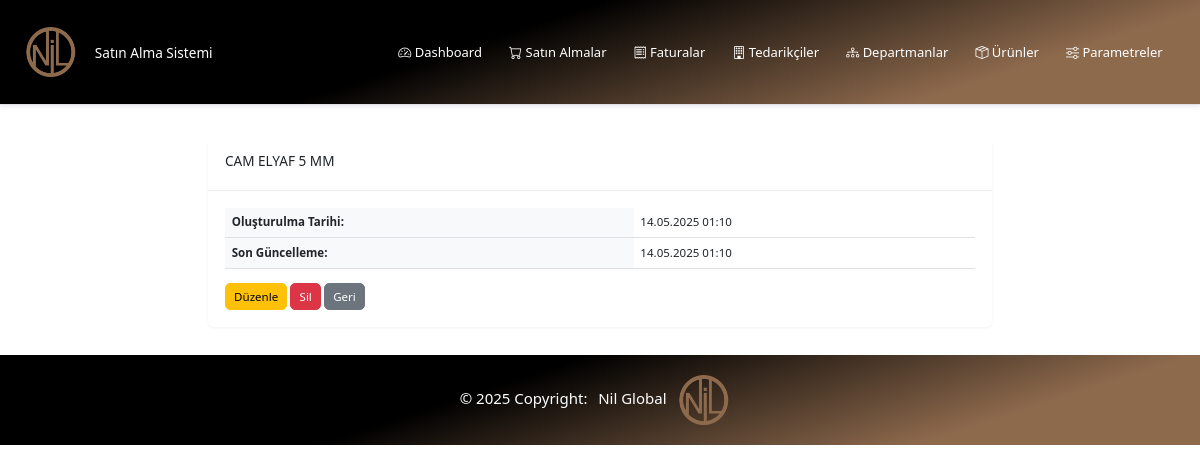
The page /urunler/9/ on the database its author committed.
### urunler/models.py (models this page shows, shortened)
class Urun(models.Model):
    ad = models.CharField(max_length=255, verbose_name="Ürün Adı")
    sira = models.PositiveIntegerField(default=0, verbose_name="Sıra")
    created_at = models.DateTimeField(auto_now_add=True)
    updated_at = models.DateTimeField(auto_now=True)
    class Meta:
        verbose_name = "Ürün"
        verbose_name_plural = "Ürünler"
        ordering = ['sira', 'ad']

### urunler/views.py (the view)
# urls.py: path('<int:pk>/', views.urun_detay, name='urun_detay'),
def urun_detay(request, pk):
    urun = get_object_or_404(Urun, pk=pk)
    return render(request, 'urunler/urun_detay.html', {'urun': urun})

### urunler/templates/urunler/urun_detay.html (shortened to what this page needs)
{% extends 'base.html' %}
{% block content %}
<div class="row">
    <div class="col-md-8 offset-md-2">
        <div class="card">
            <div class="card-header">
                <h3 class="card-title">{{ urun.ad }}</h3>
            </div>
            <div class="card-body">
                <table class="table">
                    <tr>
                        <th>Oluşturulma Tarihi:</th>
                        <td>{{ urun.created_at|date:"d.m.Y H:i" }}</td>
                    </tr>
                    <tr>
                        <th>Son Güncelleme:</th>
                        <td>{{ urun.updated_at|date:"d.m.Y H:i" }}</td>
                    </tr>
                </table>
                <div class="mt-3">
                    <a href="{% url 'urunler:urun_duzenle' urun.pk %}" class="btn btn-warning">
                         Düzenle
                    </a>
                    <a href="{% url 'urunler:urun_sil' urun.pk %}" class="btn btn-danger">
                         Sil
                    </a>
                    <a href="{% url 'urunler:urun_listesi' %}" class="btn btn-secondary">
                         Geri
                    </a>
                </div>
            </div>
        </div>
    </div>
</div>
{% endblock %}

### static/css/style.css (style rules this page uses)
html, body { font-family: "Segoe UI", "Roboto", Arial, sans-serif; font-size: 0.85rem; line-height: 1.4; }
h3, .h3 { font-size: 1rem; }
.card { margin-bottom: 1.5rem; border: none; box-shadow: 0 1px 3px rgba(0, 0, 0, 0.05); }
.card .card-header { background-color: #fff; border-bottom: 1px solid #e9ecef; padding: 1rem 1.25rem; }
.card .card-body { padding: 1.25rem; }
.table th { background-color: #f8f9fa; font-size: 0.85rem; font-weight: 600; padding: 0.5rem; }
.table td { padding: 0.5rem; vertical-align: middle; }
.btn { font-size: 0.85rem; padding: 0.3rem 0.6rem; }

### rows shown on the page
Urun: ad "CAM ELYAF 5 MM", created_at "14.05.2025 01:10", updated_at "14.05.2025 01:10"
